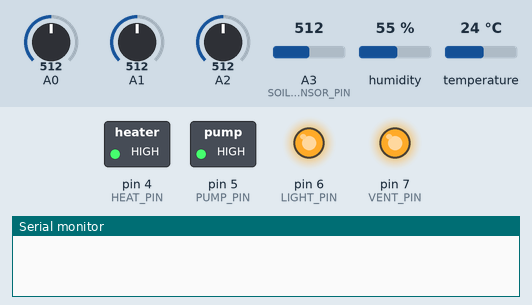
This sketch was run on a simulated Arduino Uno, built with avr-gcc and run on an emulated ATmega328P. Shown: switched loads named in the sketch (green lamp = pin HIGH), output pins drawn as LEDs (lit = HIGH), the last lines printed to the serial monitor. The test bench sets the inputs (shaded band); at power-on: temperature 24 °C, A3 (SOIL_MOISTURE_SENSOR_PIN) = 512, A0 = 512, A1 = 512, A2 = 512, humidity 55 %.

Above: at 1.2 s.
1.3 s: temperature set to 28 °C
7.3 s: temperature set to 31 °C
At 9.2 s:
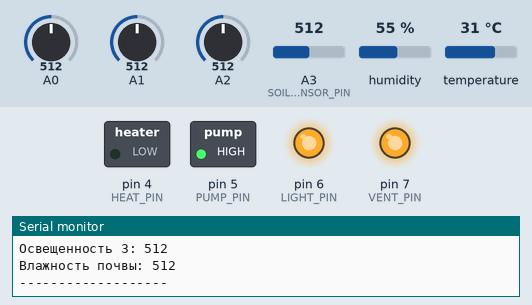
13.3 s: temperature set to 12 °C
At 14.5 s:
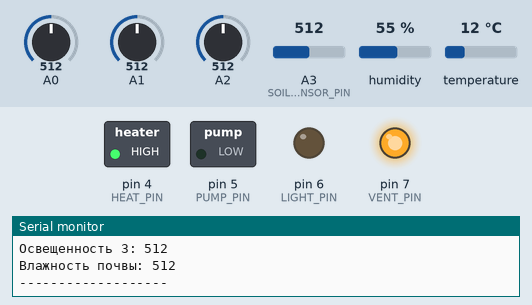
19.3 s: A3 (SOIL_MOISTURE_SENSOR_PIN) set to 885
21.5 s: A3 (SOIL_MOISTURE_SENSOR_PIN) set to 909
At 22.4 s:
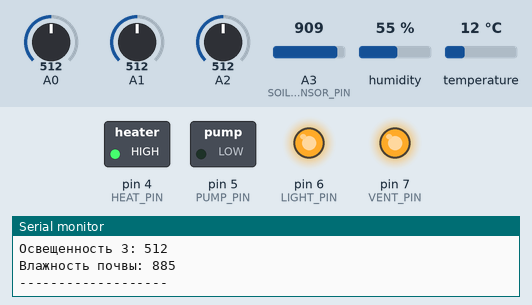
23.0 s: temperature set to 33 °C
At 25.2 s:
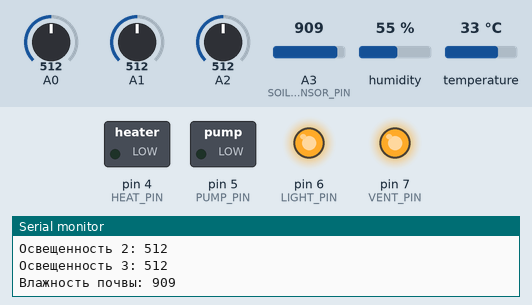
Timing chart, 0 to 26.7 s (numbered marks = the images above; inputs shaded):
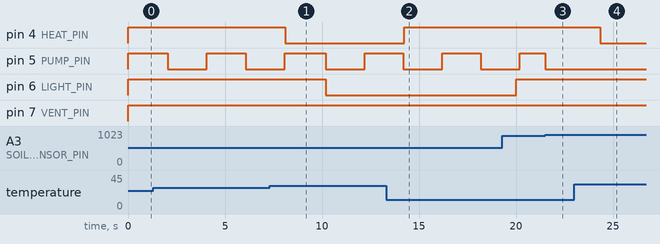

The sketch:

Zadanie2_Teplitsa.ino
```cpp
#include "DHT.h"

#define PUMP_PIN 5
#define LIGHT_PIN 6
#define HEAT_PIN 4
#define VENT_PIN 7

#define TEMP_HUMID_SENSOR_PIN 12
#define SOIL_MOISTURE_SENSOR_PIN 3

const int light_sensors_count = 3;
const int LIGHT_SENSORS_PINS[light_sensors_count] = {0, 1, 2};

// Переменные для показаний датчиков
int air_humidity;
int temperature;
int soil_moisture;
int lighting[light_sensors_count];


bool light_on;
bool heat_on;
bool vent_on;

bool moisture_low;
bool pump_on;

unsigned long last_time = 0;
unsigned long current_time;
const unsigned long day_time = 10*1000;
const unsigned long night_time = 10*1000;
bool night;

unsigned long last_serial_time = 0;
const unsigned long serial_interval = 5000;

unsigned long start_watering_time = 0;
unsigned long stop_watering_time = 0;
const unsigned long watering_duration = 2000;
const unsigned long watering_delay = 2000;
bool watering_in_process = false;
bool pump_active;

struct Values{
  int temperature;
  int air_humidity;
  int soil_moisture;
  int light;
};

struct Values minimal;
struct Values maximum;

DHT dht(TEMP_HUMID_SENSOR_PIN, DHT11);

void setup() {
  Serial.begin(9600);
  dht.begin();
  pinMode(PUMP_PIN, OUTPUT);
  pinMode(LIGHT_PIN, OUTPUT);
  pinMode(HEAT_PIN, OUTPUT);
  pinMode(VENT_PIN, OUTPUT);
  initialization();
}


void clock(){
  current_time = millis();
  if (current_time - last_time < day_time){
    night = false;
  }
  else if (current_time - last_time > day_time && current_time - last_time < night_time + day_time){
    night = true;
  }
  else if (current_time - last_time > night_time){
    night = false;
    last_time = current_time;
  }
}


void readLightSensors() {
  for (int i = 0; i < light_sensors_count; i++) {
    lighting[i] = analogRead(LIGHT_SENSORS_PINS[i]);
  }
}


bool decide_light_control() { //Решение принимается по большинству
  int low_light_count = 0;
  for (int i = 0; i < light_sensors_count; i++) {
    if (lighting[i] >= minimal.light) {
      low_light_count = low_light_count + 1;
    }
  }

  int majority_threshold = light_sensors_count / 2 + 1;
  return (low_light_count >= majority_threshold && night == false);
}


void check_light(){
  light_on = decide_light_control();
}


void check_temperature(const int temperature){
  if (temperature < minimal.temperature){
    heat_on = true;
  }
  else if (temperature >= maximum.temperature){
    heat_on = false;
  }
}


void check_air_humidity(const int air_humidity){
  if (air_humidity > maximum.air_humidity){
    vent_on = true;
  }
  else if (air_humidity <= minimal.air_humidity){
    vent_on = false;
  }
}


void check_soil_moisture(const int humidity){
  if (soil_moisture < minimal.soil_moisture){
    moisture_low = true;
  }
  else if (soil_moisture >= maximum.soil_moisture){
    moisture_low = false;
  }
}


void light_control(const bool light_on){
  if (light_on == true){
    digitalWrite(LIGHT_PIN , HIGH);
  }
  else{
    digitalWrite(LIGHT_PIN , LOW);
  }
}


void heat_control(const bool heat_on){
  if (heat_on == true){
    digitalWrite(HEAT_PIN , HIGH);
  }
  else{
    digitalWrite(HEAT_PIN , LOW);
  }
}


void vent_control(const bool vent_on, const bool heat_on){
  if (vent_on == true || heat_on == true){
    digitalWrite(VENT_PIN , HIGH);
  }
  else{
    digitalWrite(VENT_PIN , LOW);
  }
}


void decide_pump_on(const bool moisture_low){
   if (moisture_low == false){  //Полив не нужен
    pump_on = false;
    watering_in_process = false;
  }
  else {
    if (watering_in_process == true && pump_active == true){  //Полив в процессе, работает насос
      if (current_time - start_watering_time < watering_duration){  //Период полива
        pump_on = true;
      }
      else{
        pump_on = false;  //Переход в режим ожидания
        pump_active = false;
        stop_watering_time = current_time;
      }
    }
    else if (watering_in_process == true && pump_active == false){  //Режим ожидания
      if (current_time - stop_watering_time < watering_delay){
          pump_on = false;
      }
      else{
          watering_in_process = false;  //Почва была влажной, стала сухой
      }
    }
    else if (watering_in_process == false){
      pump_active = true;
      start_watering_time = current_time;
      watering_in_process = true;
    }
  }
}


void new_pump_control_2(const bool pump_on){
    if (pump_on == true){
    digitalWrite(PUMP_PIN , HIGH);
  }
  else{
    digitalWrite(PUMP_PIN , LOW);
  }
}


void initialization(){
  minimal.temperature = 29;
  minimal.air_humidity = 20;
  minimal.soil_moisture = 900;  //1020 - значение при разомкнутых контактах (абсолютно сухая почва)
  minimal.light = 200;  //Значение минимальной освещенности (фонарик)

  maximum.temperature = 30;
  maximum.air_humidity = 40;
  maximum.soil_moisture = 10; //Значение абсолютно влажной почвы (контакты замкнуты)
  maximum.light = 20; //Значение максимальной освещенности (комнатный свет)
}


void serial_output(){
  Serial.print("Температура: ");
  Serial.println(temperature);
  Serial.print("Влажность воздуха: ");
  Serial.println(air_humidity);

  // Вывод показаний всех датчиков освещенности
  for (int i = 0; i < light_sensors_count; i++) {
    Serial.print("Освещенность ");
    Serial.print(i + 1);
    Serial.print(": ");
    Serial.println(lighting[i]);
  }

  Serial.print("Влажность почвы: ");
  Serial.println(soil_moisture);
  Serial.print("-------------------");
  Serial.println();
}

void loop(){
  air_humidity = dht.readHumidity();
  temperature = dht.readTemperature();
  soil_moisture = analogRead(SOIL_MOISTURE_SENSOR_PIN);

  readLightSensors();

  clock();
  check_light();
  check_temperature(temperature);
  check_air_humidity(air_humidity);
  check_soil_moisture(soil_moisture);

  light_control(light_on);
  heat_control(heat_on);
  vent_control(vent_on, heat_on);

  decide_pump_on(moisture_low);
  new_pump_control_2(pump_on);

  if (current_time - last_serial_time >= serial_interval) {
    serial_output();
    last_serial_time = current_time;
  }
}
```

Measured:
- the behaviour switches between 29 and 30 °C on temperature (found by bisection; images 0 and 1)
- the behaviour switches between 899 and 900 on A3 (SOIL_MOISTURE_SENSOR_PIN) (found by bisection; images 2 and 3)
- after the input at 7.3 s, pin 4 (HEAT_PIN): HIGH → LOW after 0.82 s
- after the input at 13.3 s, pin 4 (HEAT_PIN): LOW → HIGH after 0.94 s
- after the input at 21.5 s, pin 5 (PUMP_PIN): HIGH → LOW after 0.00 s instead of 0.69 s
- after the input at 23.0 s, pin 4 (HEAT_PIN): HIGH → LOW after 1.4 s
